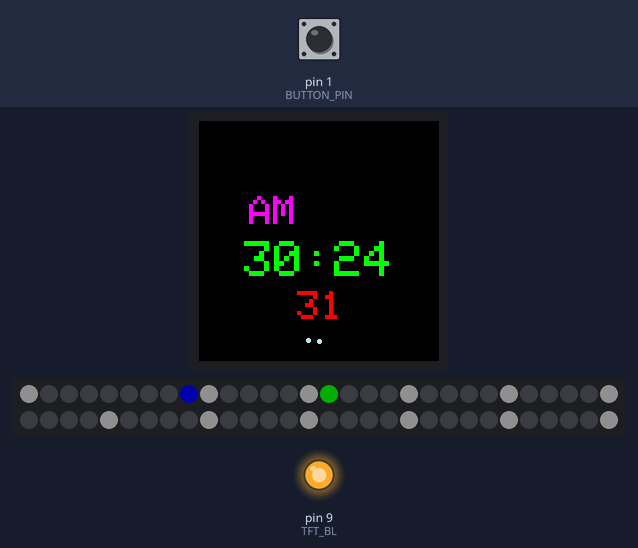
Bench run of a sketch on a simulated Arduino Uno, built with avr-gcc and run on an emulated ATmega328P. Parts: 240×240 colour display, 60 RGB LEDs in strip order, left to right, continuing on the next row, output pins drawn as LEDs (lit = HIGH). The test bench sets the inputs (shaded band); at power-on: pin 1 (BUTTON_PIN) HIGH. Dim RGB values are drawn brighter than linear; the local clock reads 2024-03-15 10:24:30 at power-on unless the sketch sets it.

Above: at 1.2 s.
1.3 s: pin 1 (BUTTON_PIN) pulled LOW for 0.15 s
At 2.8 s:
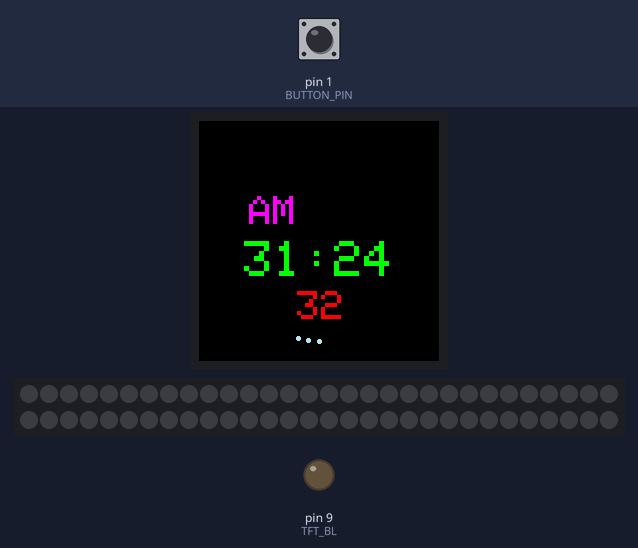
4.4 s: pin 1 (BUTTON_PIN) pulled LOW for 1 s
At 5.5 s:
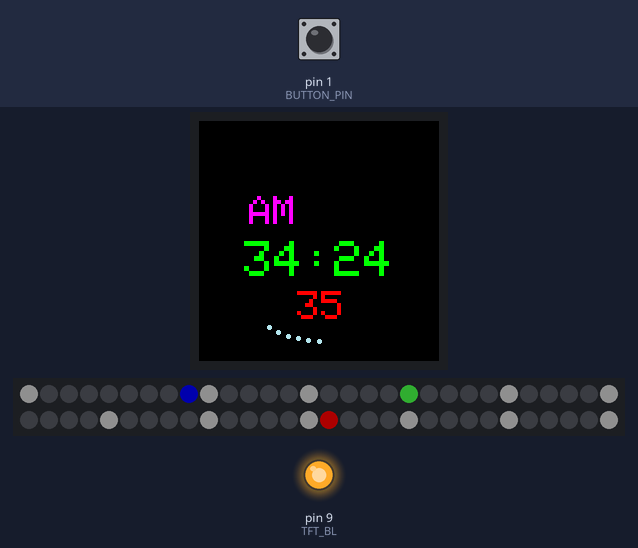
7.5 s: pin 1 (BUTTON_PIN) pulled LOW for 0.15 s
At 8.8 s:
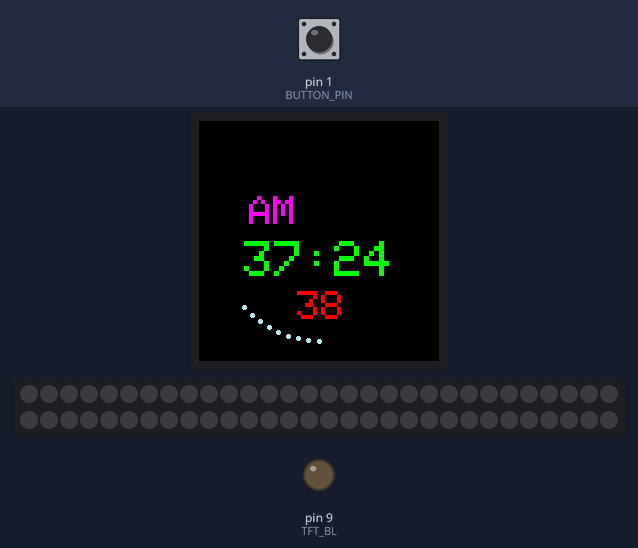
10.5 s: pin 1 (BUTTON_PIN) pulled LOW for 1 s
At 31.8 s:
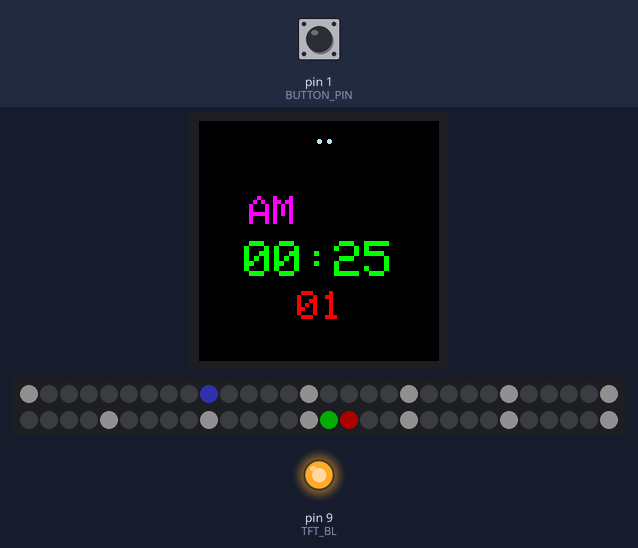
Timing chart, 0 to 32.5 s (numbered marks = the images above; inputs shaded):
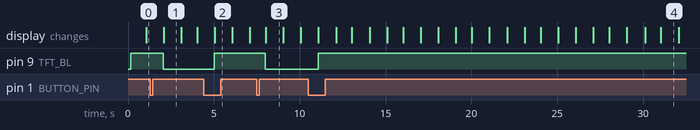

Measured:
- after the input at 1.3 s, pin 9 (TFT_BL): HIGH → LOW after 0.76 s; the display: changes after 0.77 s (image 1)
- after the input at 4.4 s, pin 9 (TFT_BL): LOW → HIGH after 0.63 s; the display: changes after 0.65 s (image 2)
- after the input at 7.5 s, pin 9 (TFT_BL): HIGH → LOW after 0.51 s; the display: changes after 0.52 s (image 3)
- after the input at 10.5 s, pin 9 (TFT_BL): LOW → HIGH after 0.58 s; the display: first changes after 0.59 s (image 4 shows a later state)
- what the display in image 1 shows lasts 1.0 s, from 2.1 s to 3.1 s

The sketch:

CelesDial_Controller_V2.ino
```cpp
/*
CelesDial Controller Version 2

Year end project for CelesDial controller. It includes the following hardware attached.

Hardware connection:-
1. Arduino UNO R3 or above
2. 1.28" round OLED with GC9A01A controller (DC=7, CS=9, CLK=13 (Together with Buildin LED), DOUT=12, DIN=11)
3. NeoPixel RGB LED strip with 60 LEDs
4. RTC clock module DS1302
5. Push button (Active)

Student name: Ho Chi Him Samuel
Student number: 230688185
*/

#include "SPI.h"
#include "Adafruit_GFX.h"
#include "Adafruit_GC9A01A.h"
#include <Adafruit_NeoPixel.h>
#include <Arduino.h>
#include "Ds1302.h"
#include <Wire.h>

//The following pins out are for Arduino UNO

//OLED around clock face hardware pin connection
#define TFT_DC  7
#define TFT_CS 10
#define TFT_BL 9
#define TFT_CLK 13
#define TFT_DOUT 12
#define TFT_DIN 11

//RTC hardware pin connection
#define RTC_CLK       4
#define RTC_DAT       3
#define RTC_RST       2

//LED Strip (NeoPixel) parameters
#define LED_DATA_PIN 5
#define NUM_LED 60 //Number of LED
#define BRIGHT_LEVEL 50

//Misc hardware pin connection
#define BUTTON_PIN 1

//Clock face parameters
#define BLUE_1 0xB73D
#define SEC_TEXT_POS_X 98
#define SEC_TEXT_POS_Y 170
#define HM_TEXT_POS_X 45
#define HM_TEXT_POS_Y 120
#define AMPM_TEXT_POS_X 50
#define AMPM_TEXT_POS_Y 75
#define SEC_TEXT_SIZE 4
#define HM_TEXT_SIZE 5
#define AMPM_TEXT_SIZE 4
#define BACKGROUND_COLOR GC9A01A_BLACK

//Clock face color parameters (NeoPixel)
#define CLOCK_FACE_COLOR_1 0x002200 //Dark Green
#define CLOCK_FACE_COLOR_2 0x505050 //Dark white
#define HOUR_COLOR 0xff0000 //Bright red
#define MIN_COLOR 0x0000ff //Bright blue
#define SEC_COLOR 0x00ff00 //Bright green

#define STOP Serial.println("Stop for debugging");while (true) {} //For debugging purpose

// Display constructor for primary hardware SPI connection -- the specific
// pins used for writing to the display are unique to each board and are not
// negotiable. "Soft" SPI (using any pins) is an option but performance is
// reduced; it's rarely used, see header file for syntax if needed.
Adafruit_GC9A01A tft(TFT_CS, TFT_DC);

// LED strip constructor
Adafruit_NeoPixel rgb_led = Adafruit_NeoPixel(NUM_LED, LED_DATA_PIN, NEO_GRB + NEO_KHZ800);

//RTC clock constructor
Ds1302 rtc(RTC_RST, RTC_CLK, RTC_DAT);

uint8_t sec_point_x[60]={120,130,140,150,160,169,178,186,194,200,206,211,215,217,219,
                       220,219,217,215,211,206,200,194,186,178,170,160,150,140,130,
                       120,109,99,89,79,70,61,53,45,39,33,28,24,22,20,
                       20,20,22,24,28,33,39,45,53,61,69,79,89,99,109};
uint8_t sec_point_y[60]={20,20,22,24,28,33,39,45,53,61,69,79,89,99,109,
                       120,130,140,150,160,169,178,186,194,200,206,211,215,217,219,
                       220,219,217,215,211,206,200,194,186,178,170,160,150,140,130,
                       120,109,99,89,79,70,61,53,45,39,33,28,24,22,20};

uint8_t led_index[60]={44,45,46,47,48,49,50,51,52,53,
                       54,55,56,57,58,59,0,1,2,3,
                       4,5,6,7,8,9,10,11,12,13,
                       14,15,16,17,18,19,20,21,22,23,
                       24,25,26,27,28,29,30,31,32,33,
                       34,35,36,37,38,39,40,41,42,43};
uint8_t neopixel_clock_face_1[4]={0,15,30,45};
uint8_t neopixel_clock_face_2[12]={4,9,14,19,24,29,34,39,44,49,54,59};
char sec_display[2]="00", hm_display[5]="00:00";


void clock_display (uint8_t hour_val, uint8_t min_val, uint8_t sec_val, bool power_status) {
    //Clear LED color before refreshing
    uint8_t hour_display;

    rgb_led.clear();
    if (hour_val > 12)
      hour_display = hour_val - 12;


    //Build or refresh clock face at LED strip
    if (power_status){
      digitalWrite(TFT_BL, HIGH); //OLED back light control.
      for (uint8_t i=0; i<=11; i++)
        rgb_led.setPixelColor(neopixel_clock_face_2[i], CLOCK_FACE_COLOR_2);
      rgb_led.show();

      //Show hour/min/sec at LED strip
      uint8_t hour_pos = hour_display*5 + int((min_val * 60 + sec_val)/720);
      rgb_led.setPixelColor(led_index[hour_pos], HOUR_COLOR | rgb_led.getPixelColor(led_index[hour_pos]));
      rgb_led.setPixelColor(led_index[min_val], MIN_COLOR | rgb_led.getPixelColor(led_index[min_val]));
      rgb_led.setPixelColor(led_index[sec_val], SEC_COLOR | rgb_led.getPixelColor(led_index[sec_val]));
    }
    else {
      digitalWrite(TFT_BL, LOW);
    }
    rgb_led.show();


    //Show seconds value and dots around clock at OLED
    if (sec_val == 0) {
      for (uint8_t i=0; i<=59; i++) {
        tft.fillCircle(sec_point_x[i], sec_point_y[i], 2, BACKGROUND_COLOR);  //Refresh
      }
    }

    tft.setTextSize(SEC_TEXT_SIZE);
    tft.setCursor(SEC_TEXT_POS_X, SEC_TEXT_POS_Y);
    tft.fillCircle(sec_point_x[sec_val], sec_point_y[sec_val], 2, BLUE_1);
    tft.setTextColor(GC9A01A_RED, BACKGROUND_COLOR);
    sprintf(sec_display, "%02d", sec_val);
    tft.print(sec_display);

    //Show minute and hour values in HH:MM format at OLED
    tft.setTextSize(HM_TEXT_SIZE);
    tft.setCursor(HM_TEXT_POS_X, HM_TEXT_POS_Y);
    tft.setTextColor(GC9A01A_GREEN, BACKGROUND_COLOR);
    sprintf (hm_display, "%02d:%02d", hour_display, min_val);
    tft.print(hm_display);

    //Show AMPM at OLED
    tft.setTextSize(AMPM_TEXT_SIZE);
    tft.setCursor(AMPM_TEXT_POS_X, AMPM_TEXT_POS_Y);
    tft.setTextColor(GC9A01A_MAGENTA, BACKGROUND_COLOR);
    hour_val >= 12 ? tft.print("PM") : tft.print("AM");
}

void setup() {

  //Define variable
  bool is_set_clock = false;
  bool power_on = true;
  bool button_state = false;
  bool led_on_off = false;
  uint8_t last_second = 0;
  uint8_t now_year, now_month, now_day, now_hour, now_minute, now_second, now_week_day;

  //Serial.begin(9600);
  Wire.begin(); //For DS1302 RTC
  rtc.init();
  tft.begin();
  pinMode(TFT_BL, OUTPUT);
  digitalWrite(TFT_BL, HIGH); // Backlight on. It should be always ON.
  tft.fillScreen(BACKGROUND_COLOR); //Fill background color
  rgb_led.begin();
  rgb_led.setBrightness(BRIGHT_LEVEL);
  rgb_led.clear();
  rgb_led.show();

  //Set date and time
  if (is_set_clock) {
    Ds1302::DateTime dt = {
      .year = 25,
      .month = Ds1302::MONTH_JUL,
      .day = 14,
      .hour = 9,
      .minute = 7,
      .second = 0,
      .dow = Ds1302::DOW_MON
    };
    rtc.setDateTime(&dt);
    is_set_clock = false;
  }

  while (true){
    if (digitalRead(BUTTON_PIN) == LOW){
      if (button_state == false) {
        button_state = true;
        power_on = !power_on;
      }
    }
    else button_state = false;

    Ds1302::DateTime now;
    rtc.getDateTime (&now);

    //Get date and time
    now_hour = now.hour;
    now_minute = now.minute;
    now_second = now.second;

    if (last_second != now_second) {
      last_second = now_second;
    clock_display(now_hour, now_minute, now_second, power_on);
    }

    delay (100);
  }
}

void loop(void) {
}
```
